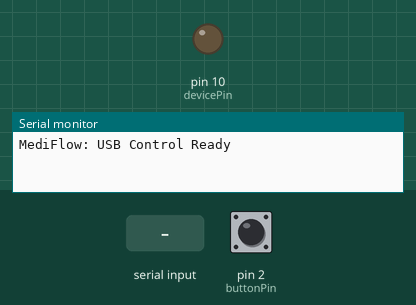
Bench run of a sketch on a simulated Arduino Uno, built with avr-gcc and run on an emulated ATmega328P. On the bench: output pins drawn as LEDs (lit = HIGH), the last lines printed to the serial monitor. Dashed ring = blinking. Inputs (shaded band) come from the test bench; at power-on: pin 2 (buttonPin) HIGH.

Above: at 1.2 s.
1.3 s: "ALARM_ON\n" received over Serial
At 1.4 s:
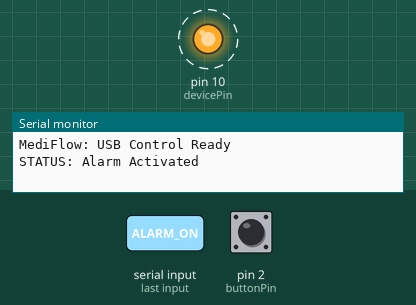
4.3 s: pin 2 (buttonPin) pulled LOW for 0.15 s
At 5.3 s:
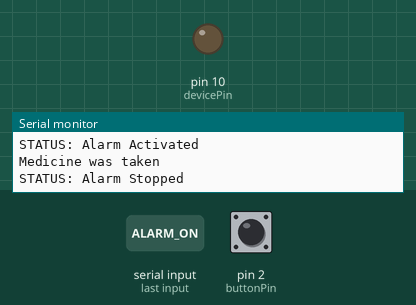
5.9 s: "ALARM_ON\n" received over the second serial link
At 6.26 s:
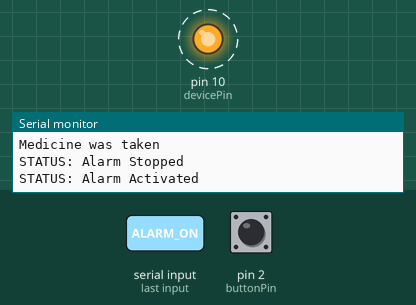
8.9 s: "ALARM_OFF\n" received over the second serial link
At 10.2 s:
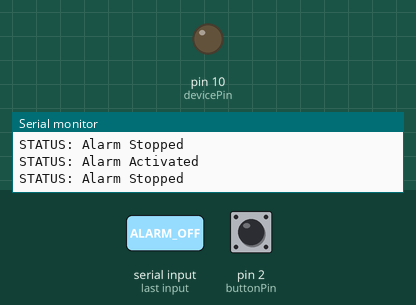
Timing chart, 0 to 11.5 s (numbered marks = the images above; inputs shaded):
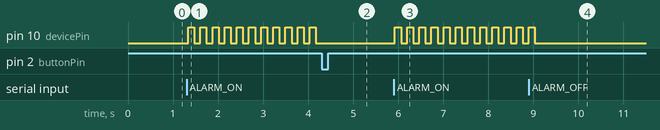

Measured:
- after the input at 1.3 s, pin 10 (devicePin): alternates HIGH for 0.14 s and LOW for 0.14 s, starting at once
- after the input at 4.3 s, pin 10 (devicePin): stops changing and stays LOW
- after the input at 5.9 s, pin 10 (devicePin): alternates HIGH for 0.14 s and LOW for 0.14 s, starting at once
- after the input at 8.9 s, pin 10 (devicePin): goes on until 9.0 s, then stays LOW

The sketch:

MediFlow_SmartBox.ino
```cpp
#include <SoftwareSerial.h>

const int devicePin = 10; // LED and Buzzer
const int buttonPin = 2;  // The Button (Connect to GND)

// Bluetooth on pins 8 and 9 (Uno Best Practice)
SoftwareSerial bluetooth(8, 9);

bool isAlarmActive = false;
unsigned long alarmStartTime = 0;
bool messageSent = false;

void setup() {
  Serial.begin(9600);      // USB Connection (Connect direct to website via cable)
  bluetooth.begin(9600);   // Bluetooth Connection (HC-05)

  pinMode(devicePin, OUTPUT);
  pinMode(buttonPin, INPUT_PULLUP);
  digitalWrite(devicePin, LOW);

  Serial.println("MediFlow: USB Control Ready");
  bluetooth.println("MediFlow: Bluetooth Ready");
}

void loop() {
  // Check for commands from USB CABLE
  if (Serial.available()) {
    handleCommand(Serial.readStringUntil('\n'));
  }

  // Check for commands from BLUETOOTH
  if (bluetooth.available()) {
    handleCommand(bluetooth.readStringUntil('\n'));
  }

  // Alarm Logic
  if (isAlarmActive) {
    unsigned long elapsedTime = millis() - alarmStartTime;

    if (digitalRead(buttonPin) == LOW) {
      notifyWebsite("Medicine was taken");
      stopAlarm();
      return;
    }

    if (elapsedTime >= 19500 && !messageSent) {
      notifyWebsite("Medicine was not taken");
      messageSent = true;
    }

    if (elapsedTime > 20000) {
      stopAlarm();
      return;
    }

    digitalWrite(devicePin, HIGH);
    delay(135);
    digitalWrite(devicePin, LOW);
    delay(135);
  }
}

void handleCommand(String command) {
  command.trim();
  if (command == "ALARM_ON") {
    isAlarmActive = true;
    alarmStartTime = millis();
    messageSent = false;
    notifyWebsite("STATUS: Alarm Activated");
  } else if (command == "ALARM_OFF") {
    stopAlarm();
  }
}

void notifyWebsite(String msg) {
  Serial.println(msg);    // Send to Website via USB
  bluetooth.println(msg); // Send to Website via Bluetooth
}

void stopAlarm() {
  isAlarmActive = false;
  digitalWrite(devicePin, LOW);
  notifyWebsite("STATUS: Alarm Stopped");
}
```
